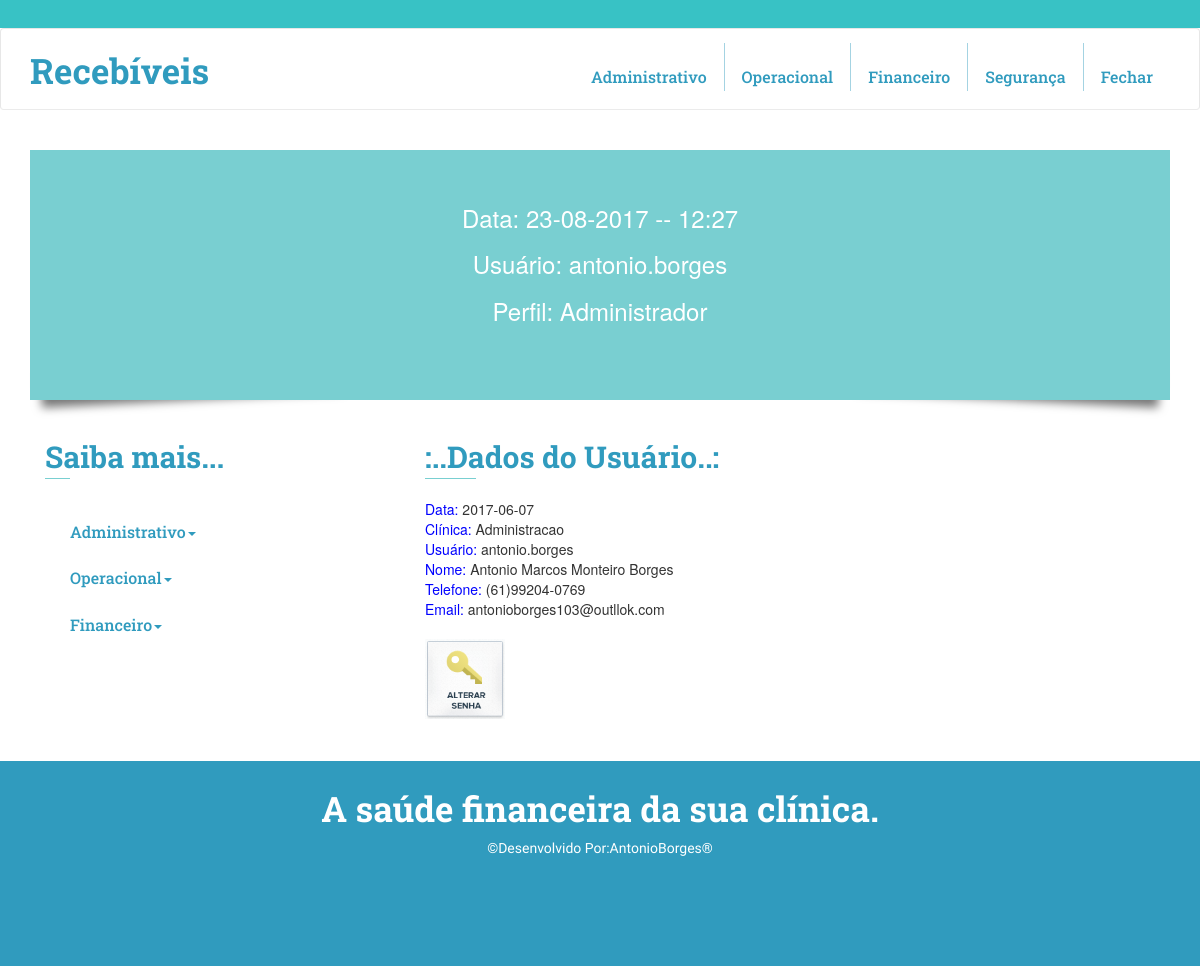
The app's page /restrito/seguranca01.php (signed in) with its own data.
### tables this page shows
CREATE TABLE IF NOT EXISTS `acesso` (
  `id_ace` int(11) NOT NULL AUTO_INCREMENT,
  `usu_data` date NOT NULL,
  `usu_id` int(5) NOT NULL,
  `login` varchar(20) NOT NULL,
  `senha` varchar(20) NOT NULL,
  `perfil_id` int(2) NOT NULL,
  `situacao_ace` int(2) NOT NULL,
  `cadastrador_ace` varchar(40) NOT NULL,
  PRIMARY KEY (`id_ace`),
  UNIQUE KEY `login` (`login`),
  KEY `usu_id` (`usu_id`),
  KEY `perfil_id` (`perfil_id`),
  KEY `situacao_ace` (`situacao_ace`)
);

CREATE TABLE IF NOT EXISTS `perfil` (
  `id_pf` int(11) NOT NULL AUTO_INCREMENT,
  `nome_pf` varchar(40) NOT NULL,
  PRIMARY KEY (`id_pf`)
);

CREATE TABLE IF NOT EXISTS `usuario` (
  `id_usu` int(11) NOT NULL AUTO_INCREMENT,
  `data_usu` date NOT NULL,
  `clin_id` int(5) NOT NULL,
  `nome_usu` varchar(255) NOT NULL,
  `fone_usu` varchar(40) NOT NULL,
  `email_usu` varchar(255) NOT NULL,
  `situacao_usu` int(2) NOT NULL,
  `cadastrador_usu` varchar(40) NOT NULL,
  PRIMARY KEY (`id_usu`),
  KEY `situacao_usu` (`situacao_usu`),
  KEY `clin_id` (`clin_id`)
);

CREATE TABLE IF NOT EXISTS `clinica` (
  `id_clin` int(11) NOT NULL AUTO_INCREMENT,
  `data_clin` date NOT NULL,
  `nome_clin` varchar(255) NOT NULL,
  `cnpj_clin` varchar(40) NOT NULL,
  `imposto_clin` decimal(10,2) DEFAULT NULL,
  `desconto_clin` decimal(10,2) DEFAULT NULL,
  `fone_clin` varchar(40) NOT NULL,
  `email_clin` varchar(255) NOT NULL,
  `situacao_clin` int(2) NOT NULL,
  `contato_clin` varchar(255) NOT NULL,
  `cadastrador_clin` varchar(40) NOT NULL,
  PRIMARY KEY (`id_clin`),
  KEY `situacao_clin` (`situacao_clin`)
);

### restrito/seguranca01.php (the view, shortened to what this page needs)
<?php require_once('../Connections/rec01.php'); ?>
<?php
$logoutAction = $_SERVER['PHP_SELF']."?doLogout=true";
?>
<!doctype html>
<html>
<head>
		<link href="../css/owl.carousel.css" rel="stylesheet">
			<link href="../css/bootstrap.min.css" rel="stylesheet" type="text/css">
			<link href="../css/style.css" rel="stylesheet" type="text/css"/>
	</head>
	<body>
		<div class="header" id="home">
			<div class="header-top">
			</div>
			<div class="header_nav" id="home">
				<nav class="navbar navbar-default chn-gd">
					<div class="container">
					<div class="navbar-header">
					<a class="navbar-brand logo-st" href="index.php">Recebíveis</a>
					</div>
					<div class="collapse navbar-collapse" id="bs-example-navbar-collapse-1">
					<ul class="nav navbar-nav navbar-right">
						<li>
						<a href="../administrativo/principal_Adm01.php">
                        <br>
						Administrativo
						</a>
						</li>
						<li>
						<a href="../operacional/principal_Oper01.php">
                        <br>
						Operacional
						</a>
						</li>
						<li>
						<a href="#acheive" class="scroll">
                        <br>
						Financeiro
						</a>
						</li>
                        <li>
						<a href="#acheive" class="scroll">
                        <br>
						Segurança
						</a>
						</li>
						<li>
						<a href="<?php echo $logoutAction ?>"><br>Fechar</a>
						</li>
					</ul>
					</div>
					</div>
				</nav>
			</div>
    </div>
                    <?php include('identifica01.php');?>
<div class="content">
			<div class="service_features" id="features">
				<div class="container">
					<div class="col-md-4 ser-fet">
						<h3>Saiba mais...</h3>
						<span class="line"></span>
						<div class="services">
							<div class="menu-grid">
								<ul class="menu_drop">
									<li class="item1 plus"><a href="#" class="active">Administrativo<span class="caret"></span></a>
									</li>
									<li class="item3 plus"><a href="#" class="active">Operacional<span class="caret"></span></a>
									</li>
									<li class="item4 plus"><a href="#" class="active">Financeiro<span class="caret"></span></a>
									</li>
								</ul>
						</div>
						</div>
					</div>
					<div class="col-md-8 ser-fet">
						<h3>:..Dados do Usuário..:</h3>
						<span class="line"></span>
			             <div class="w3-container">
                         <br>
							 <?php
								 $query2=("select id_usu, data_usu, clin_id, nome_usu, fone_usu, email_usu, situacao_usu, id_clin, nome_clin, usu_id, login from usuario, clinica, acesso WHERE clin_id=id_clin AND id_usu=usu_id AND login='$usuario'");
								 $result2= mysql_query($query2);
							 ?>
							 <?php
                               while($row = mysql_fetch_array($result2)){
                                   echo "<font color=#0000FF align=left>Data:&nbsp;</font>".$row['data_usu']."<br>";
                                   echo "<font color=#0000FF align=left>Clínica:&nbsp;</font>".$row['nome_clin']."<br>";
                                   echo "<font color=#0000FF align=left>Usuário:&nbsp;</font>".$row['login']."<br>";
                                   echo "<font color=#0000FF align=left>Nome:&nbsp;</font>".$row['nome_usu']."<br>";
                                   echo "<font color=#0000FF align=left>Telefone:&nbsp;</font>".$row['fone_usu']."<br>";
                                   echo "<font color=#0000FF align=left>Email:&nbsp;</font>".$row['email_usu']."<br><br>";
                                   echo "<a href=alterar_senha.php?login=value=.$row[login].><img src=../images/Alterar_senha_icone.png width=80 height=80></img></a>";
                               }
                             ?>
                             </div>
					</div>
				</div>
			</div>
</div>
</body>
</html>

### restrito/identifica01.php (shortened to what this page needs)
<?php require_once('../Connections/rec01.php'); ?>
<?php
$usuario=$_SESSION['MM_Username'];
$query_cs_usuario = "SELECT id_ace, usu_data, usu_id, login, senha, perfil_id, situacao_ace, cadastrador_ace, id_pf, nome_pf FROM acesso, perfil WHERE perfil_id=id_pf AND login='$usuario'";
$cs_usuario = mysql_query($query_cs_usuario, $rec01) or die(mysql_error());
$row_cs_usuario = mysql_fetch_assoc($cs_usuario);
?>
<html>
	<body>
			<div class="container">
				<ul class="box-shadow effect2">
					<li>
                    	<h3><font color="white" size="+2"><?php  date_default_timezone_set('America/Sao_Paulo');
																	$date = date('d-m-Y -- H:i');
																	echo "Data:&nbsp;".$date;
														            ?></font></h3><br>
						<h3><font color="white" size="+2"><?php  echo "Usuário:&nbsp".$_SESSION['MM_Username'];?></font></h3><br>
                        <h3><font color="white" size="+2"><?php  echo "Perfil:&nbsp".$perfil=$row_cs_usuario['nome_pf'];?></font></h3><br>
					</li>
				</ul>
			</div>
	</body>
</html>

### css/style.css (style rules this page uses)
h4, h5, h6, h1, h2, h3 { margin: 0; }
ul, ol, li { margin: 0; }
p { margin: 0; }
body { margin:0; padding:0; }
.header-top { background:#38c2c5; padding: 1em 0em; }
.navbar-header a.navbar-brand.logo-st,.navbar-header a.navbar-brand.logo-st:hover { font-family: 'Roboto Slab', serif; font-weight:700; font-size: 35px; text-decoration:none; color:#309BBE; margin-top: 2px; }
nav.navbar.navbar-default.chn-gd { background-color: #fff; border-bottom: 1px solid #EBEBEB; padding: 1em 0em; margin: 0; }
.navbar-default .navbar-nav>li { border-right:1px solid rgba(48, 155, 190, 0.44); padding: 0px 5px 0px; }
.navbar-default .navbar-nav>li:nth-child(5) { border-right:none; }
.navbar-default .navbar-nav>li>a:focus,.navbar-default .navbar-nav>li>a { padding: 4px 12px; color: #309BBE !important; font-family: 'Roboto Slab', serif; font-weight: 500; font-size: 16px; }
ul.box-shadow li { text-align:center; position:relative; top:55px; }
ul.box-shadow { width:100%; height:250px; background:#79CFD1; margin:40px auto; }
.effect2 { position: relative; }
.effect2:before, .effect2:after { z-index: -1; position: absolute; content: ""; bottom: 15px; left: 10px; width: 50%; top: 80%; max-width:300px; background: #777; -webkit-box-shadow: 0 15px 10px #777; -moz-box-shadow: 0 15px 10px #777; box-shadow: 0 15px 10px #777; -webkit-transform: rotate(-3deg); -moz-transform: rotate(-3deg); -o-transform: rotate(-3deg); -ms-transform: rotate(-3deg); transform: rotate(-3deg); }
.effect2:after { -webkit-transform: rotate(3deg); -moz-transform: rotate(3deg); -o-transform: rotate(3deg); -ms-transform: rotate(3deg); transform: rotate(3deg); right: 10px; left: auto; }
.service_features { padding: 0em 0em 3em; }
.ser-fet h3 { color: #309BBE; font-weight: 700; font-family: 'Roboto Slab', serif; margin-bottom: 5px; font-size: 30px; }
span.line { height: 1px; background-color: #79CFD1; display: block; width: 7%; }
.menu-grid { margin-top:30px; }
.menu_drop { background:#fff; width: auto; height: auto; padding: 0; list-style: none; }
ul { padding: 0; list-style: none; }
.menu_drop > li > a { border-left:5px solid transparent; width: 100%; line-height: 2.9em; display: block; text-indent: 20px; position: relative; color: #309BBE; text-decoration: none; font-weight: 500; font-size: 16px; font-family: 'Roboto Slab', serif; }
.footer { background:#309BBE; padding:2em 0em; }
.footer-text { text-align:center; }
.footer-text h3 a,.footer-text h3 a:hover { font-family: 'Roboto Slab', serif; font-weight: 700; font-size: 35px; text-decoration: none; color: #fff; margin-bottom: 10px; }
.footer-text p { margin-top: 10px; color: #fff; font-family: 'Monda', sans-serif; font-size: 14px; font-weight: 100; }

### records on screen
acesso: perfil.nome_pf "Administrador"
usuario: data_usu "2017-06-07", clin.nome_clin "Administracao", acesso.login "antonio.borges", nome_usu "Antonio Marcos Monteiro Borges", fone_usu "(61)99204-0769", email_usu "antonioborges103@outllok.com"

### other values on screen
$date "23-08-2017 -- 12:27"
$_SESSION['MM_Username'] "antonio.borges"
